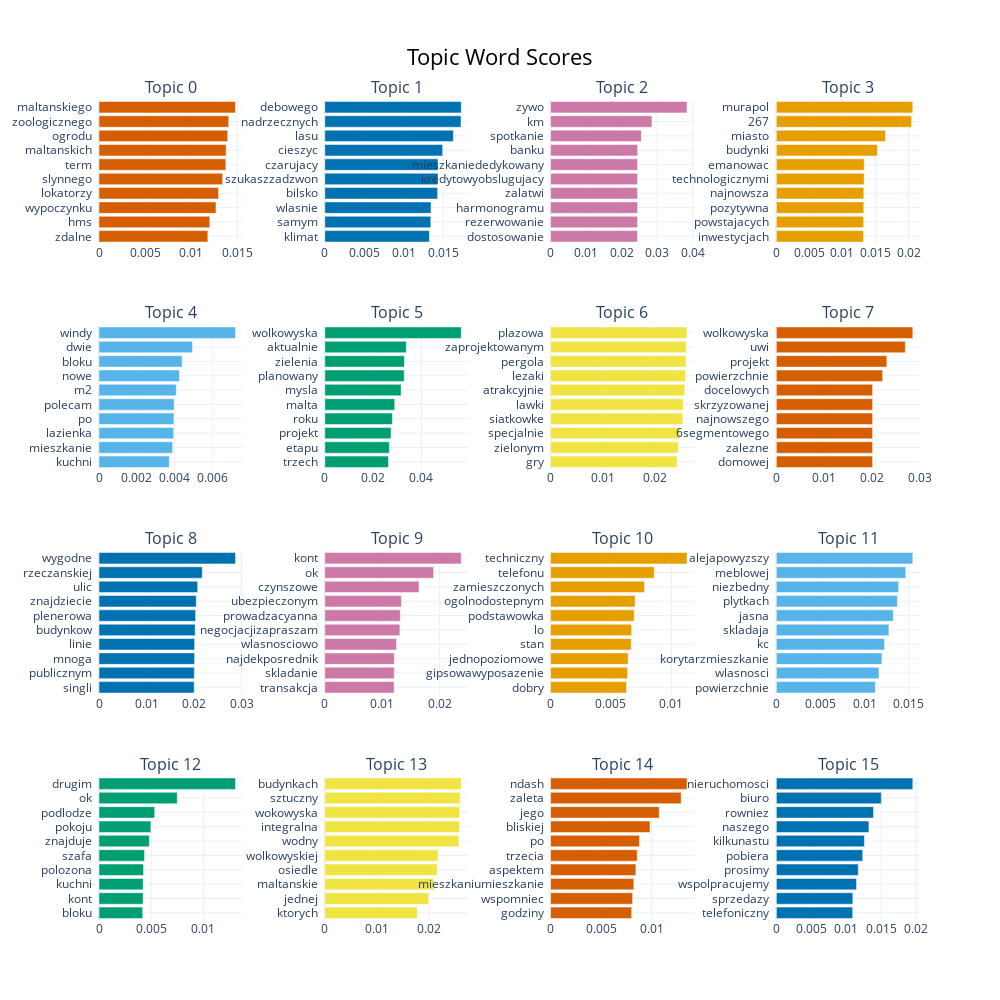

Source (notebook cell):
### Code cell
model_topic.visualize_barchart(top_n_topics = 16, n_words = 10)

### Figure 1 — Plotly figure (JSON) as saved in the notebook; plotly's stock layout.template omitted (floating-point values rounded to 4 significant figures)
{"data": [{"marker": {"color": "#D55E00"}, "orientation": "h", "type": "bar", "x": [0.01182, 0.01203, 0.0127, 0.01298, 0.01343, 0.01377, 0.0138, 0.01398, 0.01408, 0.01482], "xaxis": "x", "y": ["zdalne  ", "hms  ", "wypoczynku  ", "lokatorzy  ", "slynnego  ", "term  ", "maltanskich  ", "ogrodu  ", "zoologicznego  ", "maltanskiego  "], "yaxis": "y"}, {"marker": {"color": "#0072B2"}, "orientation": "h", "type": "bar", "x": [0.01326, 0.01344, 0.01346, 0.0143, 0.01434, 0.01434, 0.01494, 0.0163, 0.01726, 0.0173], "xaxis": "x2", "y": ["klimat  ", "samym  ", "wlasnie  ", "bilsko  ", "szukaszzadzwon  ", "czarujacy  ", "cieszyc  ", "lasu  ", "nadrzecznych  ", "debowego  "], "yaxis": "y2"}, {"marker": {"color": "#CC79A7"}, "orientation": "h", "type": "bar", "x": [0.02447, 0.02449, 0.02449, 0.02449, 0.02449, 0.02449, 0.02453, 0.02557, 0.02852, 0.03841], "xaxis": "x3", "y": ["dostosowanie  ", "rezerwowanie  ", "harmonogramu  ", "zalatwi  ", "kredytowyobslugujacy  ", "mieszkaniededykowany  ", "banku  ", "spotkanie  ", "km  ", "zywo  "], "yaxis": "y3"}, {"marker": {"color": "#E69F00"}, "orientation": "h", "type": "bar", "x": [0.01318, 0.0132, 0.01322, 0.01322, 0.01327, 0.01329, 0.01528, 0.0165, 0.02044, 0.02063], "xaxis": "x4", "y": ["inwestycjach  ", "powstajacych  ", "pozytywna  ", "najnowsza  ", "technologicznymi  ", "emanowac  ", "budynki  ", "miasto  ", "267  ", "murapol  "], "yaxis": "y4"}, {"marker": {"color": "#56B4E9"}, "orientation": "h", "type": "bar", "x": [0.003726, 0.003904, 0.003956, 0.003969, 0.003978, 0.004095, 0.004262, 0.004407, 0.004953, 0.007231], "xaxis": "x5", "y": ["kuchni  ", "mieszkanie  ", "lazienka  ", "po  ", "polecam  ", "m2  ", "nowe  ", "bloku  ", "dwie  ", "windy  "], "yaxis": "y5"}, {"marker": {"color": "#009E73"}, "orientation": "h", "type": "bar", "x": [0.02635, 0.02671, 0.02743, 0.02798, 0.02895, 0.03158, 0.03286, 0.03296, 0.03372, 0.05647], "xaxis": "x6", "y": ["trzech  ", "etapu  ", "projekt  ", "roku  ", "malta  ", "mysla  ", "planowany  ", "zielenia  ", "aktualnie  ", "wolkowyska  "], "yaxis": "y6"}, {"marker": {"color": "#F0E442"}, "orientation": "h", "type": "bar", "x": [0.02427, 0.02452, 0.02484, 0.02537, 0.02546, 0.02576, 0.02591, 0.02599, 0.02602, 0.02619], "xaxis": "x7", "y": ["gry  ", "zielonym  ", "specjalnie  ", "siatkowke  ", "lawki  ", "atrakcyjnie  ", "lezaki  ", "pergola  ", "zaprojektowanym  ", "plazowa  "], "yaxis": "y7"}, {"marker": {"color": "#D55E00"}, "orientation": "h", "type": "bar", "x": [0.02014, 0.02014, 0.02014, 0.02014, 0.02014, 0.02014, 0.02224, 0.02312, 0.02698, 0.02855], "xaxis": "x8", "y": ["domowej  ", "zalezne  ", "6segmentowego  ", "najnowszego  ", "skrzyzowanej  ", "docelowych  ", "powierzchnie  ", "projekt  ", "uwi  ", "wolkowyska  "], "yaxis": "y8"}, {"marker": {"color": "#0072B2"}, "orientation": "h", "type": "bar", "x": [0.02003, 0.02006, 0.02012, 0.02013, 0.02025, 0.02034, 0.02048, 0.02077, 0.02174, 0.02874], "xaxis": "x9", "y": ["singli  ", "publicznym  ", "mnoga  ", "linie  ", "budynkow  ", "plenerowa  ", "znajdziecie  ", "ulic  ", "rzeczanskiej  ", "wygodne  "], "yaxis": "y9"}, {"marker": {"color": "#CC79A7"}, "orientation": "h", "type": "bar", "x": [0.01207, 0.01211, 0.01212, 0.01249, 0.01308, 0.01316, 0.01335, 0.01641, 0.01896, 0.02377], "xaxis": "x10", "y": ["transakcja  ", "skladanie  ", "najdekposrednik  ", "wlasnosciowo  ", "negocjacjizapraszam  ", "prowadzacyanna  ", "ubezpieczonym  ", "czynszowe  ", "ok  ", "kont  "], "yaxis": "y10"}, {"marker": {"color": "#E69F00"}, "orientation": "h", "type": "bar", "x": [0.006288, 0.006381, 0.00642, 0.006676, 0.006709, 0.006921, 0.006995, 0.007775, 0.008577, 0.01129], "xaxis": "x11", "y": ["dobry  ", "gipsowawyposazenie  ", "jednopoziomowe  ", "stan  ", "lo  ", "podstawowka  ", "ogolnodostepnym  ", "zamieszczonych  ", "telefonu  ", "techniczny  "], "yaxis": "y11"}, {"marker": {"color": "#56B4E9"}, "orientation": "h", "type": "bar", "x": [0.0112, 0.01162, 0.01195, 0.01225, 0.01274, 0.01324, 0.0137, 0.01384, 0.01465, 0.01544], "xaxis": "x12", "y": ["powierzchnie  ", "wlasnosci  ", "korytarzmieszkanie  ", "kc  ", "skladaja  ", "jasna  ", "plytkach  ", "niezbedny  ", "meblowej  ", "alejapowyzszy  "], "yaxis": "y12"}, {"marker": {"color": "#009E73"}, "orientation": "h", "type": "bar", "x": [0.004183, 0.004227, 0.004233, 0.004267, 0.004361, 0.004825, 0.00497, 0.005334, 0.007493, 0.01307], "xaxis": "x13", "y": ["bloku  ", "kont  ", "kuchni  ", "polozona  ", "szafa  ", "znajduje  ", "pokoju  ", "podlodze  ", "ok  ", "drugim  "], "yaxis": "y13"}, {"marker": {"color": "#F0E442"}, "orientation": "h", "type": "bar", "x": [0.01774, 0.01992, 0.02092, 0.02157, 0.02171, 0.02571, 0.0258, 0.02586, 0.02593, 0.02616], "xaxis": "x14", "y": ["ktorych  ", "jednej  ", "maltanskie  ", "osiedle  ", "wolkowyskiej  ", "wodny  ", "integralna  ", "wokowyska  ", "sztuczny  ", "budynkach  "], "yaxis": "y14"}, {"marker": {"color": "#D55E00"}, "orientation": "h", "type": "bar", "x": [0.008035, 0.008129, 0.008252, 0.008451, 0.008584, 0.00881, 0.009851, 0.01076, 0.01294, 0.01352], "xaxis": "x15", "y": ["godziny  ", "wspomniec  ", "mieszkaniumieszkanie  ", "aspektem  ", "trzecia  ", "po  ", "bliskiej  ", "jego  ", "zaleta  ", "ndash  "], "yaxis": "y15"}, {"marker": {"color": "#0072B2"}, "orientation": "h", "type": "bar", "x": [0.0109, 0.01093, 0.01145, 0.0117, 0.01233, 0.01257, 0.01322, 0.01388, 0.01499, 0.01949], "xaxis": "x16", "y": ["telefoniczny  ", "sprzedazy  ", "wspolpracujemy  ", "prosimy  ", "pobiera  ", "kilkunastu  ", "naszego  ", "rowniez  ", "biuro  ", "nieruchomosci  "], "yaxis": "y16"}], "layout": {"annotations": [{"font": {"size": 16}, "showarrow": false, "text": "Topic 0", "x": 0.0875, "xanchor": "center", "xref": "paper", "y": 1, "yanchor": "bottom", "yref": "paper"}, {"font": {"size": 16}, "showarrow": false, "text": "Topic 1", "x": 0.3625, "xanchor": "center", "xref": "paper", "y": 1, "yanchor": "bottom", "yref": "paper"}, {"font": {"size": 16}, "showarrow": false, "text": "Topic 2", "x": 0.6375, "xanchor": "center", "xref": "paper", "y": 1, "yanchor": "bottom", "yref": "paper"}, {"font": {"size": 16}, "showarrow": false, "text": "Topic 3", "x": 0.9125, "xanchor": "center", "xref": "paper", "y": 1, "yanchor": "bottom", "yref": "paper"}, {"font": {"size": 16}, "showarrow": false, "text": "Topic 4", "x": 0.0875, "xanchor": "center", "xref": "paper", "y": 0.725, "yanchor": "bottom", "yref": "paper"}, {"font": {"size": 16}, "showarrow": false, "text": "Topic 5", "x": 0.3625, "xanchor": "center", "xref": "paper", "y": 0.725, "yanchor": "bottom", "yref": "paper"}, {"font": {"size": 16}, "showarrow": false, "text": "Topic 6", "x": 0.6375, "xanchor": "center", "xref": "paper", "y": 0.725, "yanchor": "bottom", "yref": "paper"}, {"font": {"size": 16}, "showarrow": false, "text": "Topic 7", "x": 0.9125, "xanchor": "center", "xref": "paper", "y": 0.725, "yanchor": "bottom", "yref": "paper"}, {"font": {"size": 16}, "showarrow": false, "text": "Topic 8", "x": 0.0875, "xanchor": "center", "xref": "paper", "y": 0.45, "yanchor": "bottom", "yref": "paper"}, {"font": {"size": 16}, "showarrow": false, "text": "Topic 9", "x": 0.3625, "xanchor": "center", "xref": "paper", "y": 0.45, "yanchor": "bottom", "yref": "paper"}, {"font": {"size": 16}, "showarrow": false, "text": "Topic 10", "x": 0.6375, "xanchor": "center", "xref": "paper", "y": 0.45, "yanchor": "bottom", "yref": "paper"}, {"font": {"size": 16}, "showarrow": false, "text": "Topic 11", "x": 0.9125, "xanchor": "center", "xref": "paper", "y": 0.45, "yanchor": "bottom", "yref": "paper"}, {"font": {"size": 16}, "showarrow": false, "text": "Topic 12", "x": 0.0875, "xanchor": "center", "xref": "paper", "y": 0.175, "yanchor": "bottom", "yref": "paper"}, {"font": {"size": 16}, "showarrow": false, "text": "Topic 13", "x": 0.3625, "xanchor": "center", "xref": "paper", "y": 0.175, "yanchor": "bottom", "yref": "paper"}, {"font": {"size": 16}, "showarrow": false, "text": "Topic 14", "x": 0.6375, "xanchor": "center", "xref": "paper", "y": 0.175, "yanchor": "bottom", "yref": "paper"}, {"font": {"size": 16}, "showarrow": false, "text": "Topic 15", "x": 0.9125, "xanchor": "center", "xref": "paper", "y": 0.175, "yanchor": "bottom", "yref": "paper"}], "height": 1000, "hoverlabel": {"bgcolor": "white", "font": {"family": "Rockwell", "size": 16}}, "showlegend": false, "title": {"font": {"color": "Black", "size": 22}, "text": "Topic Word Scores", "x": 0.5, "xanchor": "center", "yanchor": "top"}, "width": 1000, "xaxis": {"anchor": "y", "domain": [0, 0.175], "showgrid": true}, "xaxis10": {"anchor": "y10", "domain": [0.275, 0.45], "showgrid": true}, "xaxis11": {"anchor": "y11", "domain": [0.55, 0.725], "showgrid": true}, "xaxis12": {"anchor": "y12", "domain": [0.825, 1], "showgrid": true}, "xaxis13": {"anchor": "y13", "domain": [0, 0.175], "showgrid": true}, "xaxis14": {"anchor": "y14", "domain": [0.275, 0.45], "showgrid": true}, "xaxis15": {"anchor": "y15", "domain": [0.55, 0.725], "showgrid": true}, "xaxis16": {"anchor": "y16", "domain": [0.825, 1], "showgrid": true}, "xaxis2": {"anchor": "y2", "domain": [0.275, 0.45], "showgrid": true}, "xaxis3": {"anchor": "y3", "domain": [0.55, 0.725], "showgrid": true}, "xaxis4": {"anchor": "y4", "domain": [0.825, 1], "showgrid": true}, "xaxis5": {"anchor": "y5", "domain": [0, 0.175], "showgrid": true}, "xaxis6": {"anchor": "y6", "domain": [0.275, 0.45], "showgrid": true}, "xaxis7": {"anchor": "y7", "domain": [0.55, 0.725], "showgrid": true}, "xaxis8": {"anchor": "y8", "domain": [0.825, 1], "showgrid": true}, "xaxis9": {"anchor": "y9", "domain": [0, 0.175], "showgrid": true}, "yaxis": {"anchor": "x", "domain": [0.825, 1], "showgrid": true}, "yaxis10": {"anchor": "x10", "domain": [0.275, 0.45], "showgrid": true}, "yaxis11": {"anchor": "x11", "domain": [0.275, 0.45], "showgrid": true}, "yaxis12": {"anchor": "x12", "domain": [0.275, 0.45], "showgrid": true}, "yaxis13": {"anchor": "x13", "domain": [0, 0.175], "showgrid": true}, "yaxis14": {"anchor": "x14", "domain": [0, 0.175], "showgrid": true}, "yaxis15": {"anchor": "x15", "domain": [0, 0.175], "showgrid": true}, "yaxis16": {"anchor": "x16", "domain": [0, 0.175], "showgrid": true}, "yaxis2": {"anchor": "x2", "domain": [0.825, 1], "showgrid": true}, "yaxis3": {"anchor": "x3", "domain": [0.825, 1], "showgrid": true}, "yaxis4": {"anchor": "x4", "domain": [0.825, 1], "showgrid": true}, "yaxis5": {"anchor": "x5", "domain": [0.55, 0.725], "showgrid": true}, "yaxis6": {"anchor": "x6", "domain": [0.55, 0.725], "showgrid": true}, "yaxis7": {"anchor": "x7", "domain": [0.55, 0.725], "showgrid": true}, "yaxis8": {"anchor": "x8", "domain": [0.55, 0.725], "showgrid": true}, "yaxis9": {"anchor": "x9", "domain": [0.275, 0.45], "showgrid": true}}}
